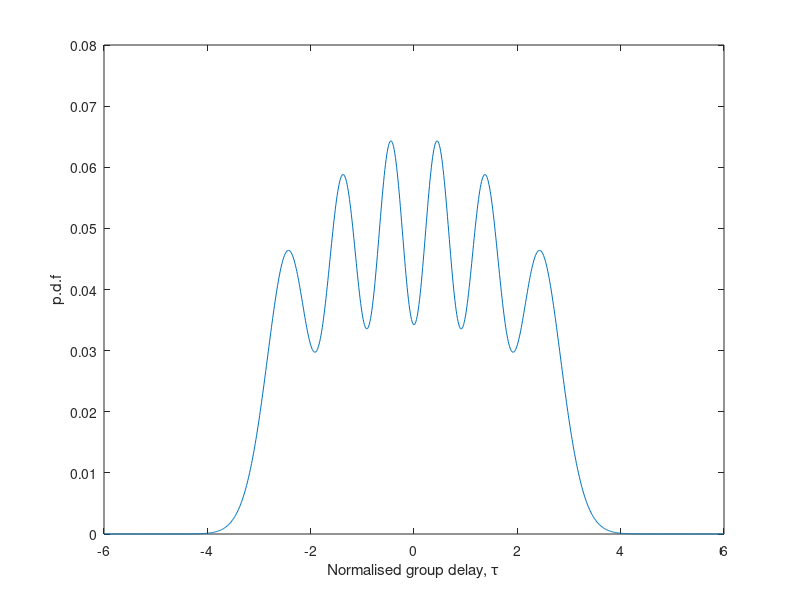

The MATLAB script that drew this image:
%two mode fibers
%six mode fiber
clear all
lambda = -6:12/1000:6;
len = size(lambda);
pdf_six_mode = zeros(1,len(2));

%f = (5*lambda.^2);
for i = 1:1:len(2)
    a = sqrt(30)*exp(-6/5*((lambda(i)^2)))/sqrt(pi);
    b = (13436928*(lambda(i))^10/244140625 - 4478976*(lambda(i))^8/9765625);
    c = (2581632*(lambda(i))^6/1953125 - 102816*(lambda(i))^4/78125);
    d = (7812*(lambda(i))^2/15625 + 644/15625);
    f = a*(b+c+d);
    pdf_six_mode(i) = f;
    %i = i+1;
    %append(pdf_six_mode, f);
end
plot(lambda, pdf_six_mode/norm(pdf_six_mode));
xlabel('Normalised group delay, \tau');
ylabel('p.d.f');
[pks, locs] = findpeaks(pdf_six_mode);
t_values = lambda(locs)
